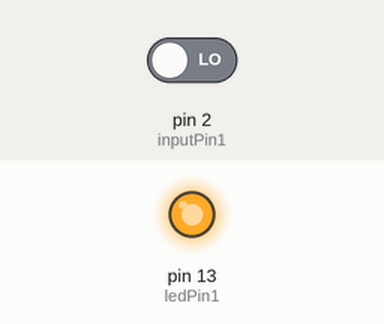
Simulated run of this sketch. Board: Arduino Uno, built with avr-gcc and run on an emulated ATmega328P. On the bench: output pins drawn as LEDs (lit = HIGH). The inputs (shaded band) are chosen by the test bench; at power-on: pin 2 (inputPin1) LOW.

Above: at 1.2 s.
1.3 s: pin 2 (inputPin1) driven HIGH
At 1.6 s:
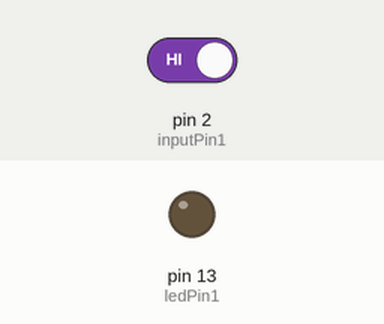
2.8 s: pin 2 (inputPin1) driven LOW
At 3.9 s:
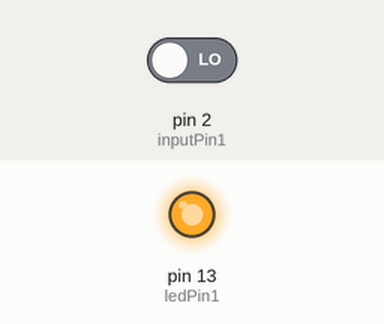
Timing chart, 0 to 5.8 s (numbered marks = the images above; inputs shaded):
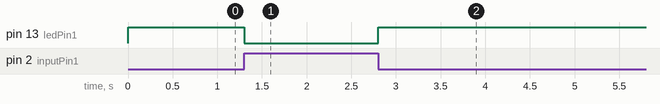

Measured:
- after the input at 1.3 s, pin 13 (ledPin1): HIGH → LOW at once
- after the input at 2.8 s, pin 13 (ledPin1): LOW → HIGH at once

The sketch:

FINAL.ino
```cpp
int ledPin1 = 13; //LED anode connected to digital pin 3

int inputPin1 = 2; //infrared proximity switch connected to digital pin A1

int val1 = 0; //this variable will read the value from the sensor

void setup()
{
pinMode(ledPin1, OUTPUT); //declare LED as output

pinMode(inputPin1, INPUT); //declare infrared sensor as input

}

void loop(){

val1 = digitalRead(inputPin1); // read input value

if (val1 == HIGH)
{ //check if the input is HIGH
digitalWrite(ledPin1, LOW); //LED is off
} else
{
digitalWrite(ledPin1, HIGH); //LED is turned on
}
}
```
